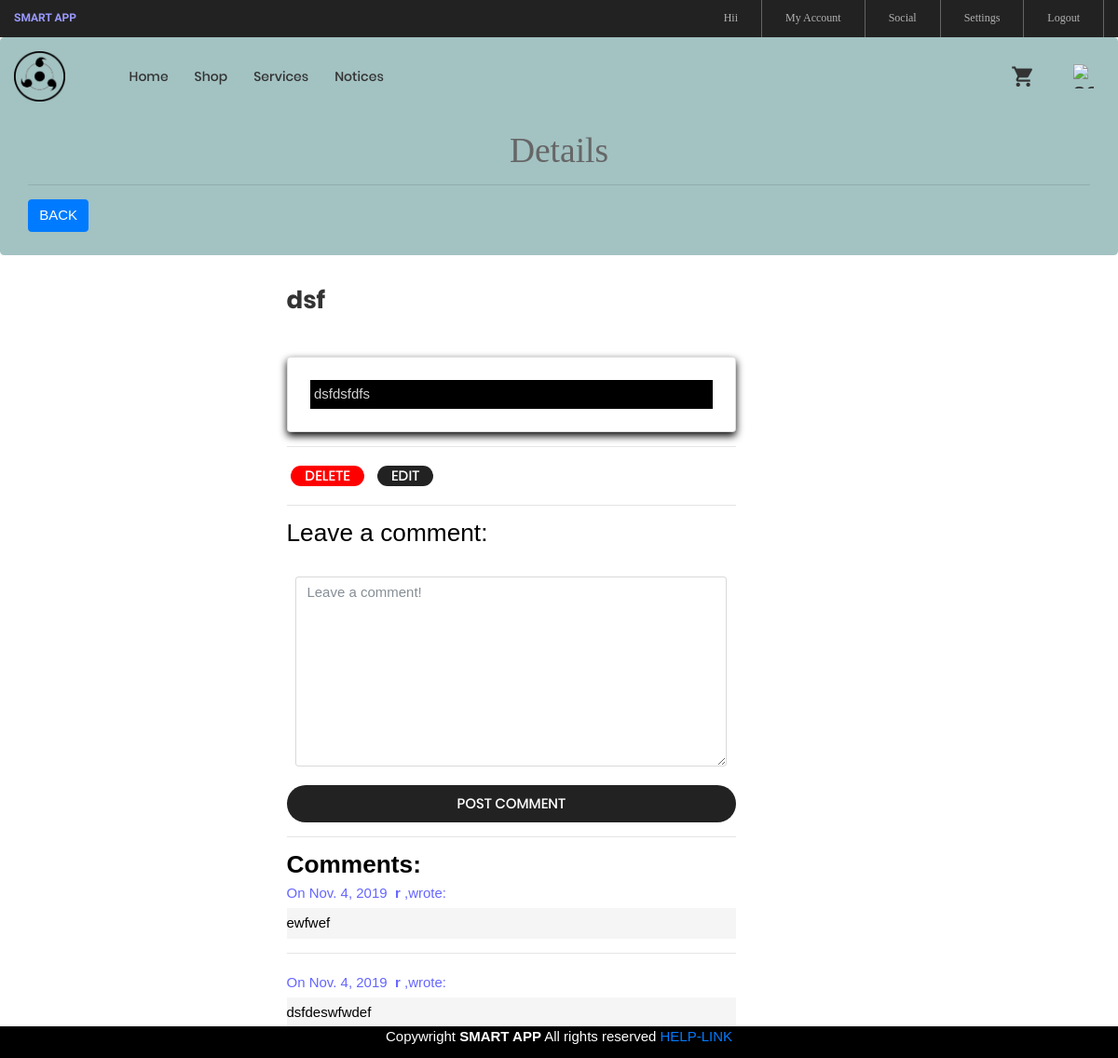
The page /1/ (signed in) on the database as committed earlier.
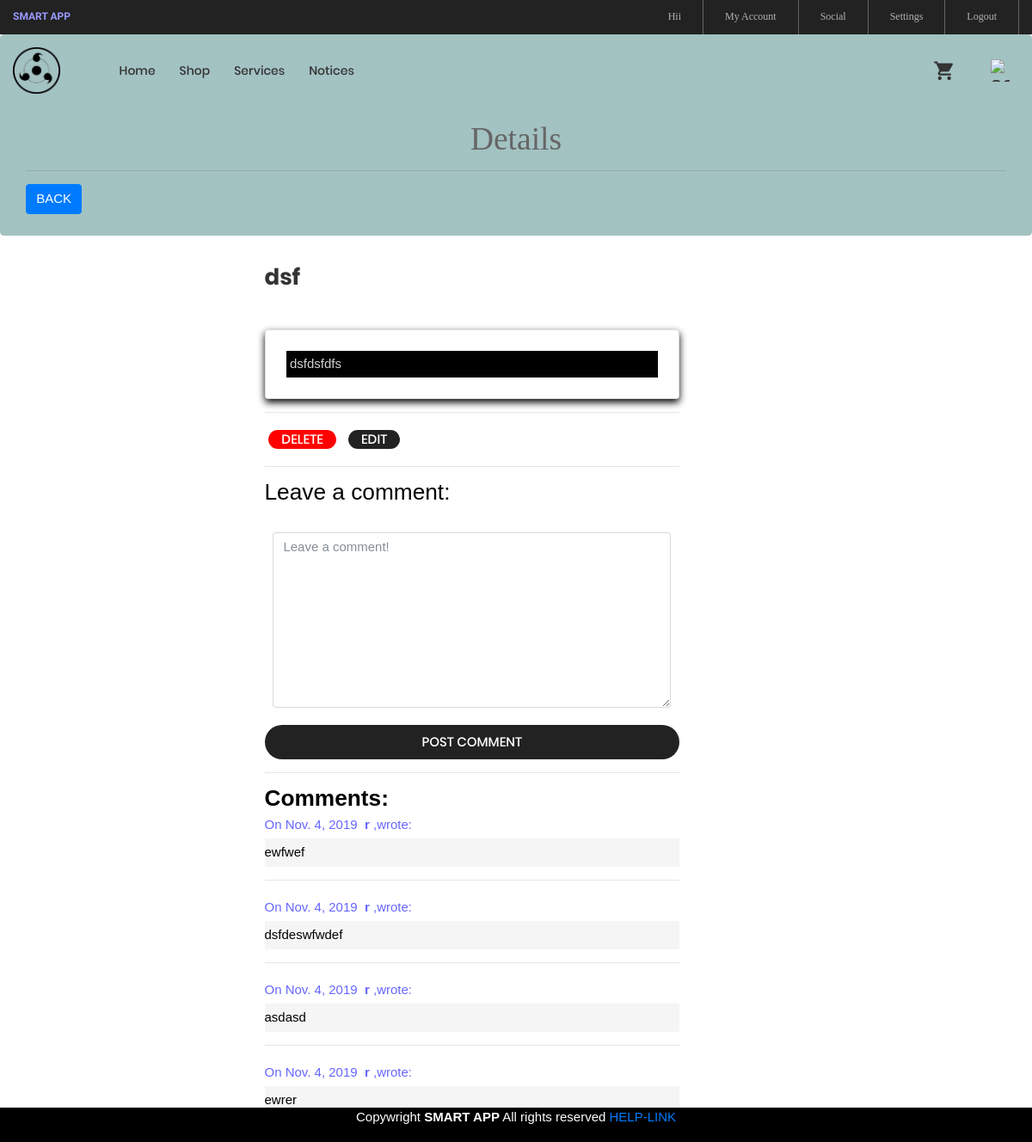
The same page on the database as committed later.
### blog/models.py (models this page shows, shortened)
class Comment(models.Model):
    author = models.CharField(max_length=60)
    body = models.TextField()
    created_on = models.DateTimeField(auto_now_add=True)
    post = models.ForeignKey('Article', on_delete=models.CASCADE)

### blog/views.py (the view, shortened to what this page needs)
# urls.py: path("<int:pk>/", views.blog_detail, name="b_detail"),
@login_required
def blog_detail(request, pk):
    post = Article.objects.get(pk=pk)
    print(request.user.username)
    form = CommentForm()
    comments = Comment.objects.filter(post=post)
    aut=request.user.username
    context = {
        "post": post,
        "comments": comments,
        "form": form,
    }
    return render(request, "b_detail.html", context)

### blog/forms.py
class CommentForm(forms.Form):
    author = forms.CharField(
        max_length=60,
        widget=forms.TextInput(attrs={
            "class": "form-control",
            "placeholder": "Your Name"
        })
    )
    body = forms.CharField(widget=forms.Textarea(
        attrs={
            "class": "form-control",
            "placeholder": "Leave a comment!"
        })
    )

### templates/b_detail.html (shortened to what this page needs)
{% extends "base.html" %}
{% block page_content %}
<div class="jumbotron" style="background-color:#a3c2c2">
    <h1 style="font-family: 'Cormorant', serif;"><br><center>Details</center></h1>
    <hr>
    <h3><a class="btn btn-primary  pl " href="/h" style="float:left">BACK</a></h3>
</div>
<div class="row">
  <div class="col-md-3"></div>
<div  class="col-md-5" style="color:white">
    <h1 class="ltext-108 cl2 hov-cl1 trans-04">{{ post.title }}</h1>
    <h5>posted by : <b>{{ post.aut }}</b></h5>
    <small>
    </small>
    <div class="card p-3">
    <p style="background: black ; padding: 1%; margin :2%; color:lightgray">{{ post.body }}</p>
    </div>
    {% if user.username == post.aut or user.is_superuser %}
    <hr>
    <form action="delete" style="display: inline-block;margin: 1%">
        <button class="flex-c-m stext-101 cl0 size-90 bg5 bor2 hov-btn3 p-lr-15 trans-04" style="background-color: red">
                                    Delete
                                </button>
    </form>
    <form action="edit" style="display: inline-block;margin: 1%">
            <button class="flex-c-m stext-101 cl0 size-90 bg3 bor2 hov-btn3 p-lr-15 trans-04" >
                                    edit
                                </button>
        </form>
    {% endif %}
    <hr>
    <h3 style="color:black">Leave a comment:</h3>
    <form  method="post">
        <div class="form-group cl">
           <p  style="padding: 1%; margin :1%">{{ form.body }}</p>
        </div>
        <button class="flex-c-m stext-101 cl0 size-125 bg3 bor2 hov-btn3 p-lr-15 trans-04" onclick="this.disabled=true">
                                    Post Comment
                                </button>
    </form>
 <hr>
    <h3  class="cl" style="color:black"><b>Comments:</b></h3>
    {% for comment in comments %}
    <p  class="p-t-5" style="color:#6666ff">
        On {{comment.created_on.date }}&nbsp;
        <b>{{ user.username}}</b> ,wrote:
    </p>
    <p style="background-color: whitesmoke;color:black" class="p-t-5 p-b-5 m-t-5" >{{ comment.body }}</p>
    <hr>
      {% endfor %}
</div></div>
</div>
{% endblock %}

Rows that differ between the two databases and show on the page:
added Comment: created_on "Nov. 4, 2019", {{ user.username }} "r", body "asdasd"
added Comment: created_on "Nov. 4, 2019", {{ user.username }} "r", body "ewrer"
